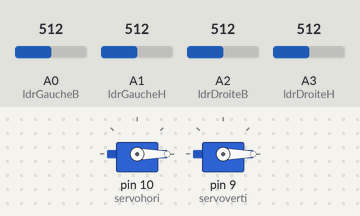
Bench run of a sketch on a simulated Arduino Uno, built with avr-gcc and run on an emulated ATmega328P. Parts: 2 × servo. The test bench sets the inputs (shaded band); at power-on: A0 (ldrGaucheB) = 512, A1 (ldrGaucheH) = 512, A2 (ldrDroiteB) = 512, A3 (ldrDroiteH) = 512.

Above: at 1.7 s.
1.8 s: A0 (ldrGaucheB) set to 521
At 3.17 s:
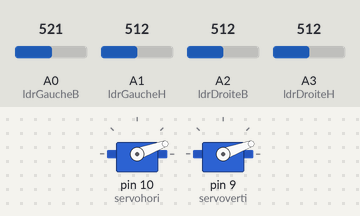
4.8 s: A1 (ldrGaucheH) set to 520
At 4.98 s:
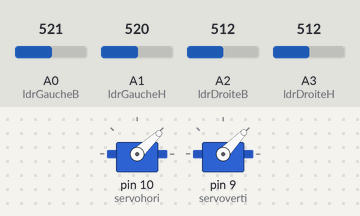
7.8 s: A2 (ldrDroiteB) set to 519
At 7.98 s:
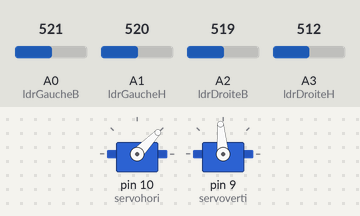
10.8 s: A1 (ldrGaucheH) set to 716
13.8 s: A3 (ldrDroiteH) set to 306
16.8 s: A2 (ldrDroiteB) set to 992
At 16.95 s:
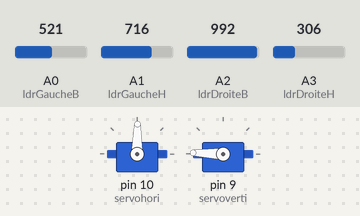
Timing chart, 0 to 22.6 s (numbered marks = the images above; inputs shaded):
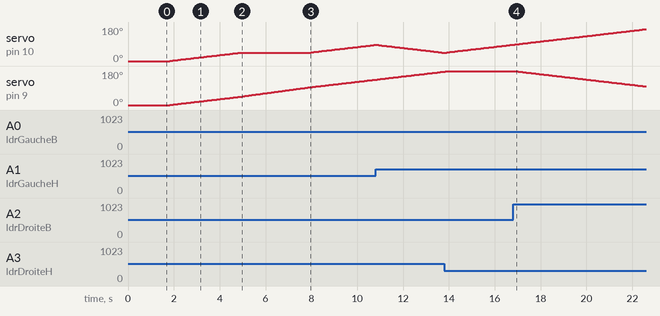

Measured:
- the behaviour switches between 513 and 514 on A0 (ldrGaucheB) (found by bisection; images 0 and 1)
- the behaviour switches between 519 and 520 on A1 (ldrGaucheH) (found by bisection; images 1 and 2)
- the behaviour switches between 512 and 513 on A2 (ldrDroiteB) (found by bisection; images 2 and 3)
- after the input at 1.8 s, servo on pin 10 (servohori), servo on pin 9 (servoverti): moves from 0° to 43° over 3.0 s, starting at once
- after the input at 4.8 s, servo on pin 10 (servohori): stays 43° (without the input it goes to 44° after 0.05 s)
- after the input at 7.8 s, servo on pin 10 (servohori): moves from 43° to 86° over 3.0 s, starting at once
- after the input at 16.8 s, servo on pin 9 (servoverti): moves from 180° to 99° over 5.7 s, starting after 0.08 s

The sketch:

Andjib_Adam_trackeur.ino
```cpp
#include <Servo.h> // Pour inclure les servo-moteurs et leurs fonctionnalités prédéfinies dans la bibliothéque “servo.h”
Servo servohori; // Nomination de servomoteur horizontal dans le code
int servoh = 0;
int servohLimitMax = 160;
int servohLimitMin = 20;
Servo servoverti; // Nomination de servomoteur vertical dans le code
int servov = 0;
int servovLimitMax = 160;
int servovLimitMin = 20;
int ldrGaucheB = 0;
// Ceci correspond aux branchement des capteurs sur la carte électronique. Par exemple, le capteur en bas à gauche est relié au port A0 sur la carte Arduino
int ldrGaucheH = 1;
int ldrDroiteB = 2;
int ldrDroiteH = 3;
// Réglages et liaison Arduino/servomoteurs
void setup () // début de la boucle de réglage
{
servohori.attach(10) ;//le fil de signal de commande pour le servo horizontal sera connecté à la pin 10 de la carte
servohori.write(0);// le fil de signal de commande pour le servo verticalsera connecté à la pin 9 de la carte
servoverti.attach(9);//

servoverti.write(0);
delay(500);
}
// Acquisition de la luminosité
void loop() // début de la boucle principale
{
servoh = servohori.read();
servov = servoverti.read();
int hautG = analogRead(ldrGaucheH); // déclaration des entiers dont on aurons besoin
int hautD = analogRead(ldrDroiteH);
int basG = analogRead(ldrGaucheB);
int basD = analogRead(ldrDroiteB);
//Calcul des moyennes
float moyH = (hautD+hautG) / 2; // calcul des moyennes des 4 directions
float moyB = (basG+basD) / 2;
float moyG = (hautG+basG) / 2;
float moyD = (hautD+basD) / 2;
if (moyH < moyB)
{
servohori.write(servoh +1); // on décrémente la position du servo verticale
if (servoh > servohLimitMax)
{
servoh = servohLimitMax;
}
delay(10);
}
else if (moyB < moyH) // Si le haut reçoit plus de lumière que le bas,
{
servohori.write(servoh -1); // Mouvements en conséquence
if (servoh < servohLimitMin)
{
servoh = servohLimitMin;
}
delay(10);
}
else
{
servohori.write(servoh);
}
if (moyG > moyD)  // Si le gauche reçoit plus de lumière que le droit
{
servoverti.write(servov +1); // Mouvements en conséquence
if (servov > servovLimitMax)
{
  servov = servovLimitMax;
}
delay(10);
}
else if (moyD > moyG) // Si le droit reçoit plus de lumière que le gauche
{
servoverti.write(servov -1); // Mouvements en conséquence
if (servov < servovLimitMin)
{
servov = servovLimitMin;
}
delay(10);
}
else
{
servoverti.write(servov);
}
delay(50);// un délai de 50 milliseconde avant de exécuter une autre fois le programme principal
}
```
